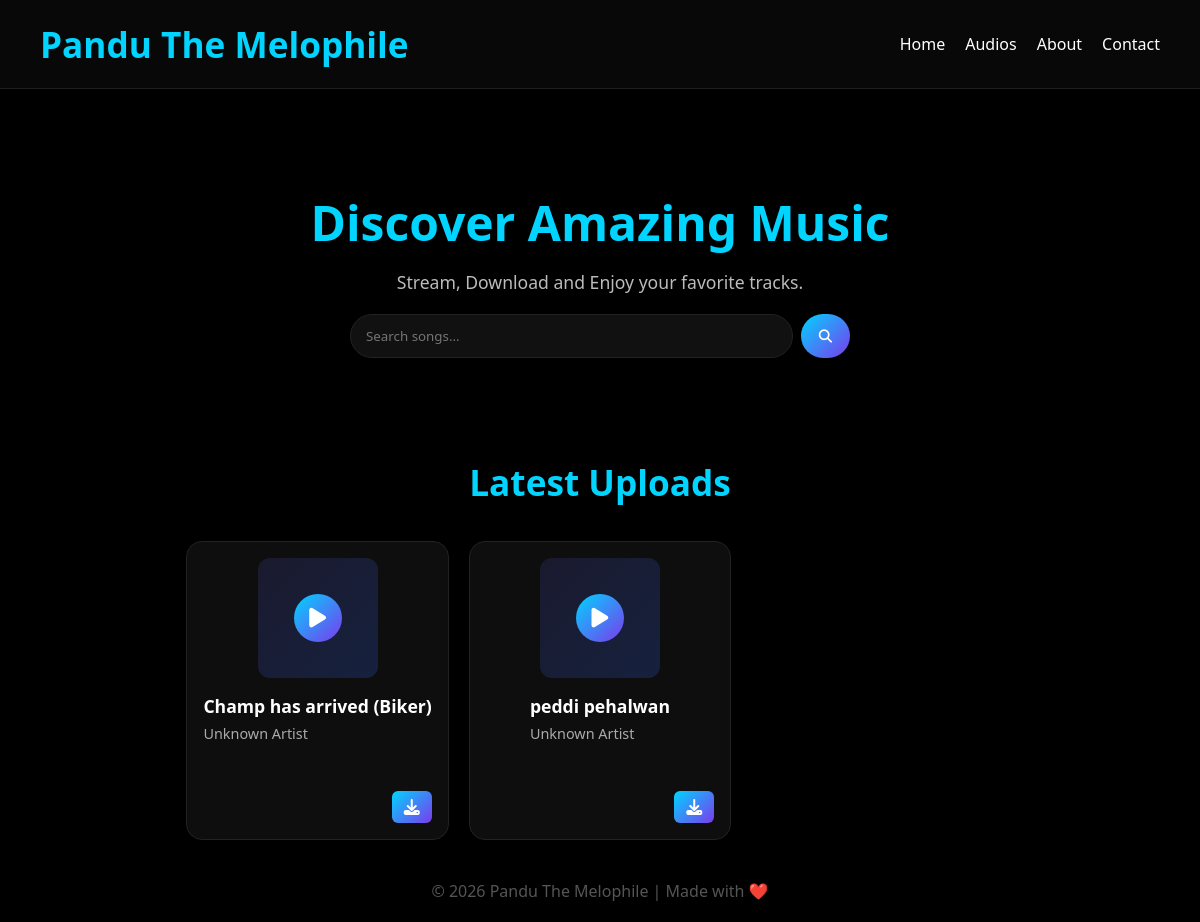
Before: / with the older database file.
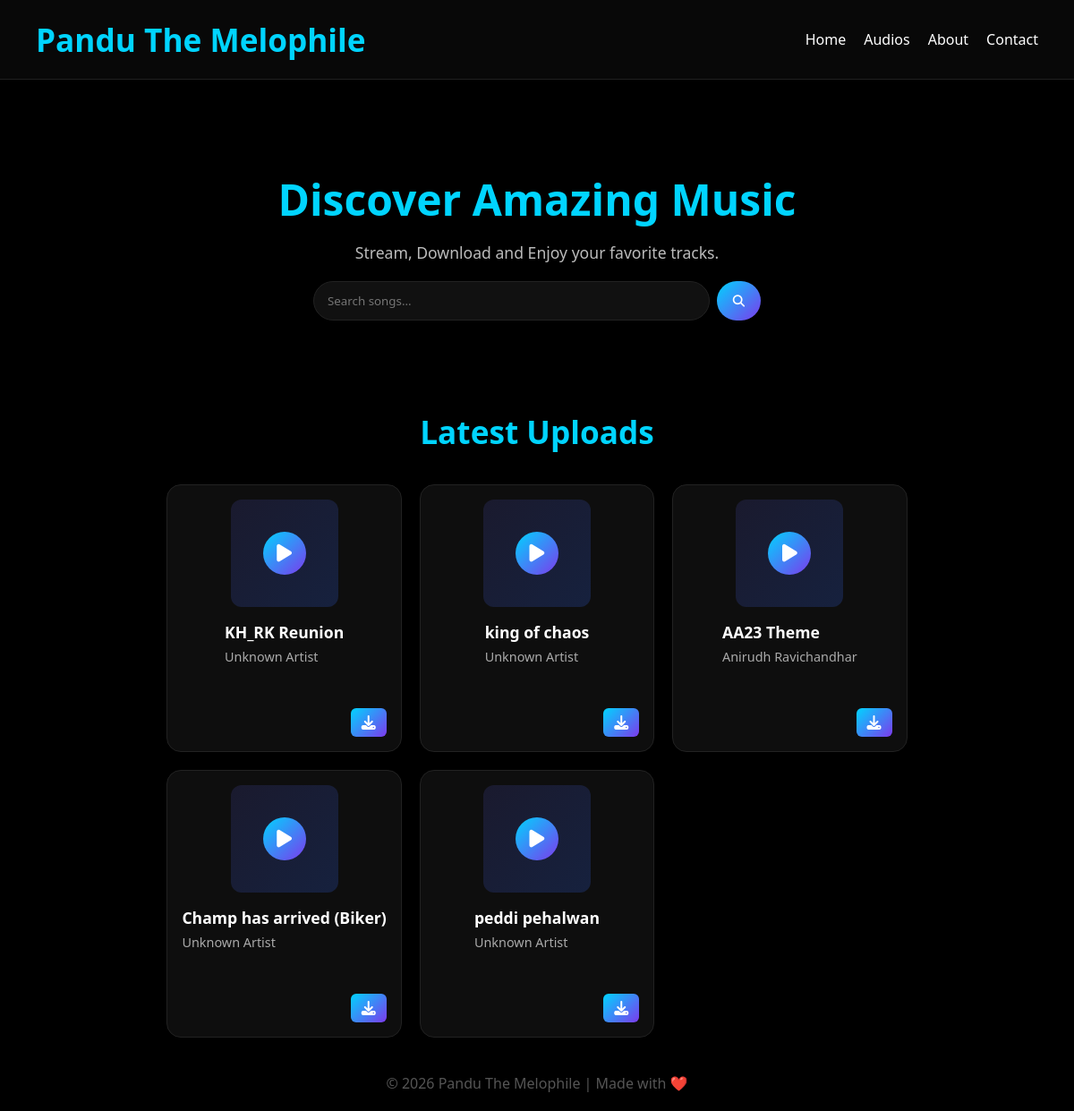
After: the same page with the newer database file.
### web_app/models.py (models this page shows, shortened)
class Audio(models.Model):
    name = models.CharField(max_length=200)
    artist = models.CharField(max_length=100, blank=True)
    category = models.CharField(max_length=100, blank=True)
    song = models.FileField(upload_to='songs/')
    uploaded_at = models.DateTimeField(auto_now_add=True)

### web_app/views.py (the view)
# urls.py: path('', views.homepage, name='home'),
def homepage(request):
    query = request.GET.get('q', '')
    if query:
        songs = Audio.objects.filter(name__icontains=query)
    else:
        songs = Audio.objects.all().order_by('-uploaded_at')
    latest_songs = Audio.objects.all().order_by('-uploaded_at')[:8]
    categories = Audio.objects.values_list(
        'category',
        flat=True
    ).distinct()
    context = {
        'songs': songs,
        'query': query,
        'latest_songs': latest_songs,
        'categories': categories,
    }
    return render(request, 'homepage.html', context)

### web_app/templates/homepage.html (shortened to what this page needs)
{% load static %}
<!doctype html>
<html lang="en">
  <head>
    <link rel="stylesheet" href="{% static 'homepage.css' %}" />
    <link
      href="https://cdnjs.cloudflare.com/ajax/libs/font-awesome/6.5.1/css/all.min.css"
      rel="stylesheet"
    />
  </head>
  <body>
    <header>
      <div class="logo">Pandu The Melophile</div>
      <nav>
        <a href="/">Home</a>
        <a href="/audios/">Audios</a>
        <a href="/about/">About</a>
        <a href="/contact/">Contact</a>
      </nav>
    </header>
    <section class="hero">
      <h1>Discover Amazing Music</h1>
      <p>Stream, Download and Enjoy your favorite tracks.</p>
      <div class="search-box">
        <form method="GET" id="search-form">
          <input
            type="text"
            name="q"
            placeholder="Search songs..."
            value="{{ query }}"
            id="search-input"
          />
          <button type="submit" class="search-btn">
            <i class="fas fa-search"></i>
          </button>
        </form>
      </div>
    </section>
    <section class="audio-section">
      <div class="section-title">
        <h2>Latest Uploads</h2>
      </div>
      <div class="audio-grid">
        {% for song in songs %}
        <div class="audio-card">
          {% if song.cover %}
          <div class="cover-image">
            <img src="{{ song.cover.url }}" alt="{{ song.name }}" />
            <button class="play-btn" onclick="toggleAudio('player-{{ forloop.counter }}', this)">
              <i class="fas fa-play"></i>
            </button>
          </div>
          {% else %}
          <div class="no-cover">
            🎵
            <button class="play-btn" onclick="toggleAudio('player-{{ forloop.counter }}', this)">
              <i class="fas fa-play"></i>
            </button>
          </div>
          {% endif %}
          <div class="audio-content">
            <h3>{{ song.name }}</h3>
            <p class="artist">
              {% if song.artist %}{{ song.artist }}{% else %}Unknown Artist{% endif %}
            </p>
          </div>
          <div class="action-buttons">
            <a href="{{ song.song.url }}" download class="download-btn">
              <i class="fas fa-download"></i>
            </a>
          </div>
        </div>
        {% empty %}
        <div class="empty">
          <i class="fas fa-music" style="font-size: 3rem; margin-bottom: 20px; color: #00d4ff; display: block;"></i>
          No songs found.
        </div>
        {% endfor %}
      </div>
    </section>
    <footer class="footer">
      <p>© 2026 Pandu The Melophile | Made with ❤️</p>
    </footer>
  </body>
</html>

### web_app/static/homepage.css (style rules this page uses)
* { margin: 0; padding: 0; box-sizing: border-box; font-family: "Segoe UI", sans-serif; }
html { scroll-behavior: smooth; }
body { background: #000; color: #fff; min-height: 100vh; display: flex; flex-direction: column; padding-top: 110px; }
header { position: fixed; top: 0; left: 0; width: 100%; display: flex; justify-content: space-between; align-items: center; gap: 20px; padding: 20px 40px; background: rgba(10, 10, 10, 0.85); backdrop-filter: blur(10px); border-bottom: 1px solid #1f1f1f; z-index: 1000; }
.logo { font-size: 2.2rem; font-weight: 700; color: #00d4ff; animation: glow 2s infinite alternate; }
nav { display: flex; gap: 20px; }
nav a { text-decoration: none; color: white; transition: 0.3s ease; }
.hero { padding: 80px 20px 60px; text-align: center; }
.hero h1 { font-size: 3rem; color: #00d4ff; margin-bottom: 15px; }
.hero p { color: #bbb; font-size: 1.1rem; }
.search-box { max-width: 500px; margin: 20px auto; }
.search-box form { display: flex; gap: 8px; justify-content: center; }
.search-box input { flex: 1; padding: 12px 15px; border-radius: 30px; border: 1px solid #222; background: #111; color: #fff; }
.search-box button { border: none; border-radius: 30px; padding: 12px 18px; background: linear-gradient(135deg,#00d4ff,#7c3aed); color: #fff; cursor: pointer; transition: 0.3s; }
.audio-section { max-width: 1200px; margin: 0 auto; padding: 20px; }
.section-title { text-align: center; margin-bottom: 35px; }
.section-title h2 { font-size: 2.2rem; color: #00d4ff; }
.audio-grid { display: grid; grid-template-columns: repeat(3, 1fr); gap: 20px; }
.audio-card { background: rgba(20,20,20,0.7); border: 1px solid #222; border-radius: 16px; padding: 16px; display: flex; flex-direction: column; align-items: center; gap: 16px; transition: 0.3s ease; backdrop-filter: blur(6px); }
.cover-image, .no-cover { position: relative; flex: 0 0 120px; width: 120px; height: 120px; border-radius: 12px; object-fit: cover; background: linear-gradient(135deg,#1a1a2e,#16213e); display: flex; align-items: center; justify-content: center; }
.audio-content { flex: 1; display: flex; flex-direction: column; gap: 6px; }
.audio-content h3 { font-size: 1.1rem; font-weight: 600; color: #fff; white-space: normal; word-break: break-word; }
.artist { font-size: 0.9rem; color: #aaa; }
.metadata-section, .action-buttons { flex: 0 0 auto; margin-left: auto; }
.download-btn { text-decoration: none; padding: 8px 12px; border-radius: 6px; background: linear-gradient(135deg,#00d4ff,#7c3aed); color: #fff; font-weight: 600; transition: 0.3s; display: flex; }
.cover-image, .no-cover { flex-shrink: 0; width: 120px; height: 120px; border-radius: 12px; object-fit: cover; background: linear-gradient(135deg,#1a1a2e,#16213e); display: flex; align-items: center; justify-content: center; position: relative; }
.cover-image .play-btn, .no-cover .play-btn { position: absolute; width: 48px; height: 48px; border-radius: 50%; background: linear-gradient(135deg,#00d4ff,#7c3aed); display: flex; align-items: center; justify-content: center; color: #fff; font-size: 1.4rem; cursor: pointer; border: none; transition: transform 0.3s ease, box-shadow 0.3s ease; }
.play-btn { position: absolute; width: 50px; height: 50px; border-radius: 50%; background: linear-gradient(135deg,#00d4ff,#7c3aed); border: none; color: #fff; font-size: 1.4rem; cursor: pointer; display: flex; align-items: center; justify-content: center; transition: transform 0.3s ease, box-shadow 0.3s ease; }
.audio-content, .player-wrapper, .metadata-section, .action-buttons { flex: 1; display: flex; flex-direction: column; gap: 6px; }
.footer { text-align: center; padding: 20px; color: #555; display: block; justify-content: bottom; }

Changed rows visible on the page:
added Audio: name "KH_RK Reunion", artist "Unknown Artist"
added Audio: name "king of chaos", artist "Unknown Artist"
added Audio: name "AA23 Theme", artist "Anirudh Ravichandhar"
